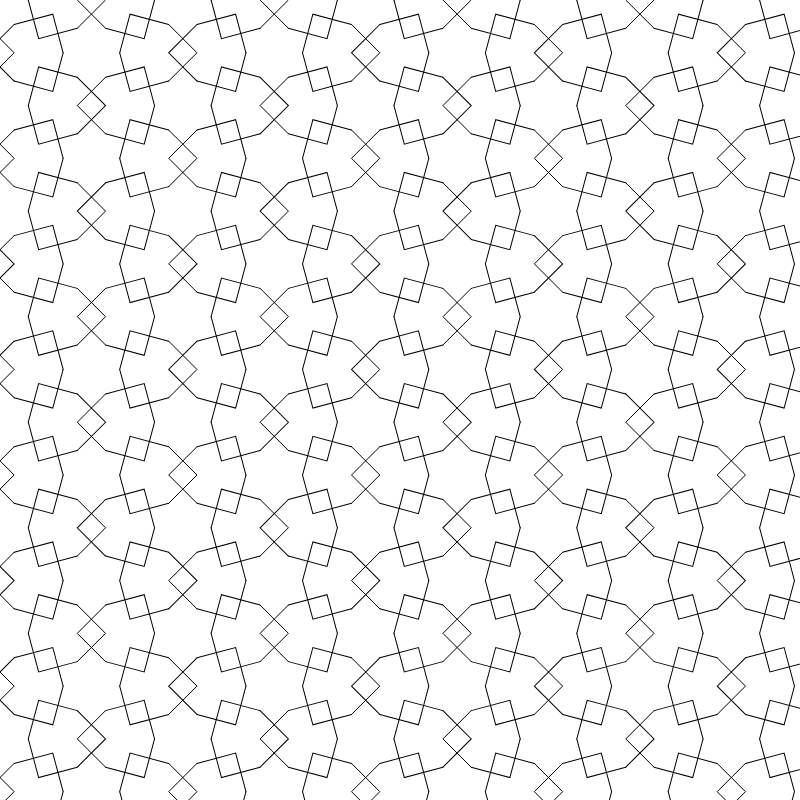
Frame 1 (no input)
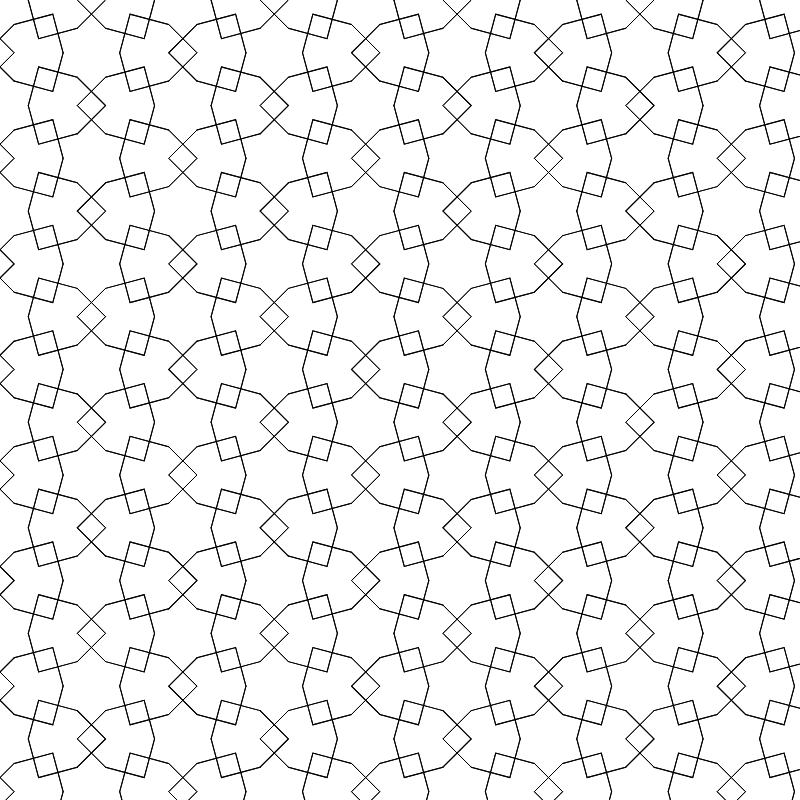
Frame 2 (the mouse pressed at the canvas centre, redrawn once)

The p5.js sketch that drew these frames (run headless with seeded random() and noise() and a simulated clock; the mouse was pressed at the canvas centre and the sketch redrawn once):

// p5.js sketch
// ── sketch.js
/*
Code written by Selcuk ARTUT 2022
Geometric Patterns with Creative Coding 
All rights reserved
*/

//Motif class
class Motif {
    constructor(a) {
        this.a = a;
    }

    display() {
        let a = this.a;
        let b = a * cos(45);
        let c = b * tan(30);
        let d = 2 * b * sin(60) - c + 0.5 * a * (sin(45) / sin(30));

        let x0, y0, x1, y1, x2, y2;
        x0 = -b;
        y0 = 0;
        x1 = 0;
        y1 = b;
        x2 = -x0;
        y2 = 0;

        rotate(90);
        for (let k = 0; k < 6; k++) {
            push();
                rotate(k * 60);
                translate(0, d);
                rotate(60);
                for (let i = 0; i < 3; i++) {
                    push();
                        rotate(120 * i);
                        translate(0, -c);
                        beginShape();
                        vertex(x0, -y0);
                        vertex(x1, -y1);
                        vertex(x2, -y2);
                        endShape();
                    pop();
                }
            pop();
        }
    }
}

//scale factor
let a = 40;
let motif = new Motif(a);
let nRow;
let nCol;
let dx, dy;
let doff;

function setup() {
    createCanvas(800, 800);
    angleMode(DEGREES);
    noLoop();
    noFill();
    let b = a * cos(45);
    let c = b * tan(30);
    let d = b + 2 * b * sin(60);
    let e = 0.5 * a * (sin(45) / sin(30));
    let f = e * (sin(105) / sin(45));

    dx = 2 * e + 2 * d - 0.5 * a * (1 / cos(45));
    dy = 3 * f + 1.5 * (0.5 * a * (1 / cos(45)));
    doff = dx / 2;

    //approximate the nRow and nCol values
    nRow = ceil(height / dy);
    nCol = 1 + ceil(width / dx);
}

function draw() {
    push();
        for (let r = 0; r < nRow; r++) {
            for (let c = 0; c < nCol; c++) {
                push();
                    if (r % 2 == 1) {
                        //row 1,3,5,7
                        translate(-doff, 0);
                    }
                    translate(dx * c, dy * r);
                    motif.display();
                pop();
            }
        }
    pop();
}
